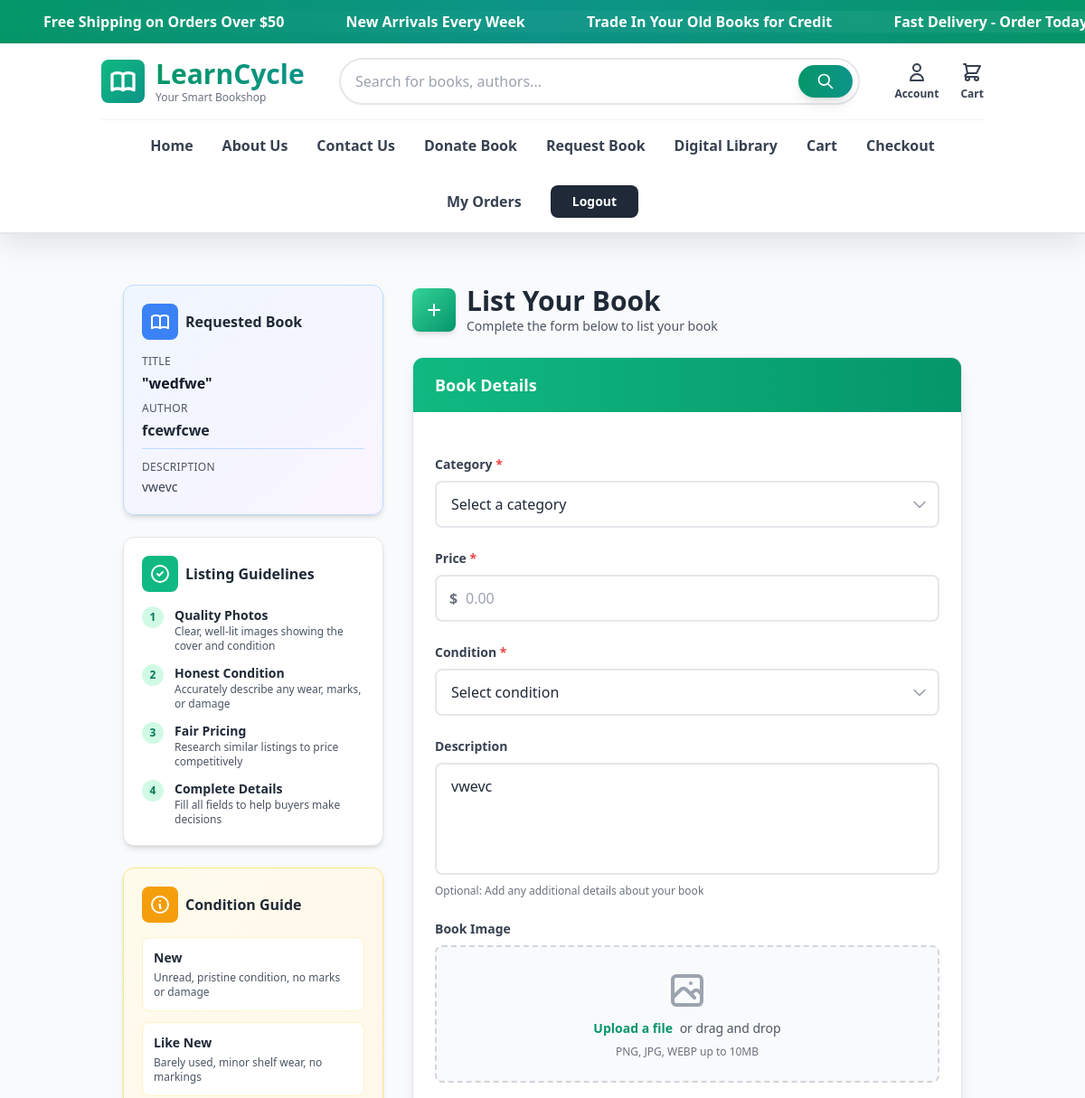
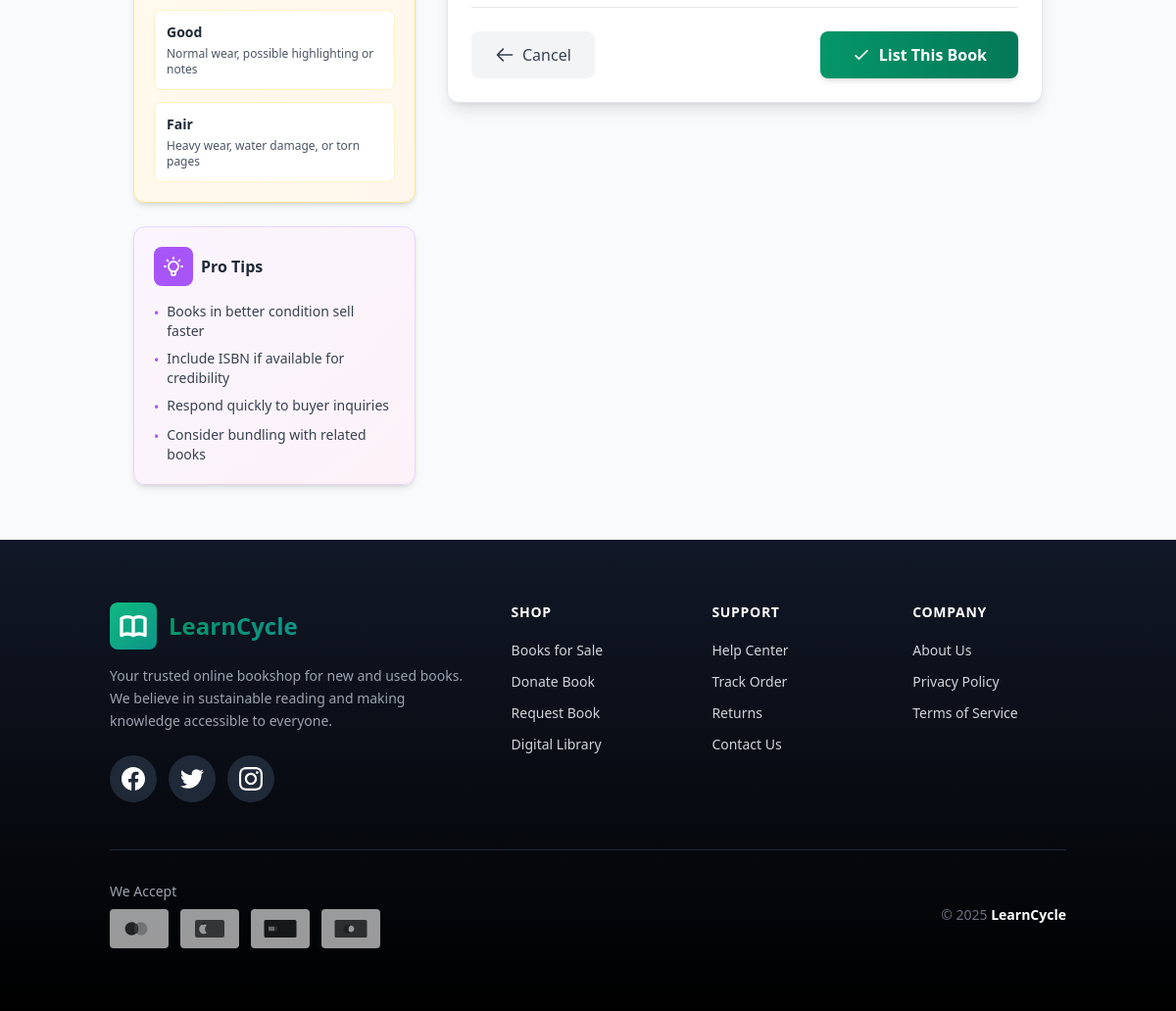
The app's page /sell-for-request/14/ (signed in) with its own data (2 pictures, top to bottom).
### requests/models.py (models this page shows, shortened)
class BookRequest(models.Model):
    user = models.ForeignKey(User, on_delete=models.CASCADE)
    title = models.CharField(max_length=200)
    author = models.CharField(max_length=200)
    description = models.TextField(blank=True)
    category = models.ForeignKey(Category, on_delete=models.SET_NULL, null=True, blank=True)
    is_fulfilled = models.BooleanField(default=False)
    created_at = models.DateTimeField(auto_now_add=True)
    donation = models.ForeignKey(
        Donation,
        on_delete=models.SET_NULL,
        null=True,
        blank=True,
        related_name='requests'
    )
    book = models.ForeignKey(
        Book,
        on_delete=models.SET_NULL,
        null=True,
        blank=True,
        related_name='requested_books'  # ✅ No colon
    )
    matched_book = models.ForeignKey(
        Book,
        on_delete=models.SET_NULL,
        null=True,
        blank=True,
        related_name='matched_requests'  # ✅ No colon
    )
    is_fulfilled = models.BooleanField(default=False)
    created_at = models.DateTimeField(auto_now_add=True)
    reply_message = models.TextField(blank=True, null=True)
    replied_at = models.DateTimeField(null=True, blank=True)

### books/views.py (the view, shortened to what this page needs)
# urls.py: path('sell-for-request/<int:request_id>/', views.sell_book_for_request, name='sell_book_for_request'),
@login_required
def sell_book_for_request(request, request_id):
    book_request = get_object_or_404(BookRequest, id=request_id, is_fulfilled=False)
    categories = Category.objects.all()
    return render(request, 'books/sell_for_request.html', {
        'book_request': book_request,
        'categories': categories
    })

### templates/books/sell_for_request.html (shortened to what this page needs)
{% extends 'base.html' %}
{% block content %}
<div class="max-w-7xl mx-auto p-6">
  <div class="grid grid-cols-1 lg:grid-cols-3 gap-8">
    <div class="lg:col-span-1 space-y-6">
      <div class="bg-gradient-to-br from-blue-50 to-purple-50 border border-blue-200 rounded-xl p-5 shadow-md">
        <div class="flex items-center space-x-2 mb-4">
          <div class="w-10 h-10 bg-blue-500 rounded-lg flex items-center justify-center">
          </div>
          <h3 class="font-bold text-gray-800">Requested Book</h3>
        </div>
        <div class="space-y-2">
          <div>
            <p class="text-xs text-gray-600 uppercase tracking-wide mb-1">Title</p>
            <p class="font-bold text-gray-900">"{{ book_request.title }}"</p>
          </div>
          <div>
            <p class="text-xs text-gray-600 uppercase tracking-wide mb-1">Author</p>
            <p class="font-semibold text-gray-800">{{ book_request.author }}</p>
          </div>
          <div class="pt-3 border-t border-blue-200">
            <p class="text-xs text-gray-600 uppercase tracking-wide mb-1">Description</p>
            <p class="text-sm text-gray-700">{{ book_request.description|truncatewords:20 }}</p>
          </div>
        </div>
      </div>
      <div class="bg-white border border-gray-200 rounded-xl p-5 shadow-md">
        <div class="flex items-center space-x-2 mb-4">
          <div class="w-10 h-10 bg-emerald-500 rounded-lg flex items-center justify-center">
            <svg class="w-6 h-6 text-white" fill="none" stroke="currentColor" viewBox="0 0 24 24">
              <path stroke-linecap="round" stroke-linejoin="round" stroke-width="2" d="M9 12l2 2 4-4m6 2a9 9 0 11-18 0 9 9 0 0118 0z"></path>
            </svg>
          </div>
          <h3 class="font-bold text-gray-800">Listing Guidelines</h3>
        </div>
        <ul class="space-y-3">
          <li class="flex items-start space-x-3">
            <span class="flex-shrink-0 w-6 h-6 bg-emerald-100 text-emerald-700 rounded-full flex items-center justify-center text-xs font-bold">1</span>
            <div>
              <p class="text-sm font-semibold text-gray-800">Quality Photos</p>
              <p class="text-xs text-gray-600">Clear, well-lit images showing the cover and condition</p>
            </div>
          </li>
          <li class="flex items-start space-x-3">
            <span class="flex-shrink-0 w-6 h-6 bg-emerald-100 text-emerald-700 rounded-full flex items-center justify-center text-xs font-bold">2</span>
            <div>
              <p class="text-sm font-semibold text-gray-800">Honest Condition</p>
              <p class="text-xs text-gray-600">Accurately describe any wear, marks, or damage</p>
            </div>
          </li>
          <li class="flex items-start space-x-3">
            <span class="flex-shrink-0 w-6 h-6 bg-emerald-100 text-emerald-700 rounded-full flex items-center justify-center text-xs font-bold">3</span>
            <div>
              <p class="text-sm font-semibold text-gray-800">Fair Pricing</p>
              <p class="text-xs text-gray-600">Research similar listings to price competitively</p>
            </div>
          </li>
          <li class="flex items-start space-x-3">
            <span class="flex-shrink-0 w-6 h-6 bg-emerald-100 text-emerald-700 rounded-full flex items-center justify-center text-xs font-bold">4</span>
            <div>
              <p class="text-sm font-semibold text-gray-800">Complete Details</p>
              <p class="text-xs text-gray-600">Fill all fields to help buyers make decisions</p>
            </div>
          </li>
        </ul>
      </div>
      <div class="bg-gradient-to-br from-amber-50 to-orange-50 border border-amber-200 rounded-xl p-5 shadow-md">
        <div class="flex items-center space-x-2 mb-4">
          <div class="w-10 h-10 bg-amber-500 rounded-lg flex items-center justify-center">
            <svg class="w-6 h-6 text-white" fill="none" stroke="currentColor" viewBox="0 0 24 24">
              <path stroke-linecap="round" stroke-linejoin="round" stroke-width="2" d="M13 16h-1v-4h-1m1-4h.01M21 12a9 9 0 11-18 0 9 9 0 0118 0z"></path>
            </svg>
          </div>
          <h3 class="font-bold text-gray-800">Condition Guide</h3>
        </div>
        <div class="space-y-3">
          <div class="bg-white rounded-lg p-3 border border-amber-100">
            <p class="font-semibold text-sm text-gray-800 mb-1">New</p>
            <p class="text-xs text-gray-600">Unread, pristine condition, no marks or damage</p>
          </div>
          <div class="bg-white rounded-lg p-3 border border-amber-100">
            <p class="font-semibold text-sm text-gray-800 mb-1">Like New</p>
            <p class="text-xs text-gray-600">Barely used, minor shelf wear, no markings</p>
          </div>
          <div class="bg-white rounded-lg p-3 border border-amber-100">
            <p class="font-semibold text-sm text-gray-800 mb-1">Good</p>
            <p class="text-xs text-gray-600">Normal wear, possible highlighting or notes</p>
          </div>
          <div class="bg-white rounded-lg p-3 border border-amber-100">
            <p class="font-semibold text-sm text-gray-800 mb-1">Fair</p>
            <p class="text-xs text-gray-600">Heavy wear, water damage, or torn pages</p>
          </div>
        </div>
      </div>
      <div class="bg-gradient-to-br from-purple-50 to-pink-50 border border-purple-200 rounded-xl p-5 shadow-md">
        <div class="flex items-center space-x-2 mb-4">
          <div class="w-10 h-10 bg-purple-500 rounded-lg flex items-center justify-center">
          </div>
          <h3 class="font-bold text-gray-800">Pro Tips</h3>
        </div>
        <ul class="space-y-2 text-sm text-gray-700">
          <li class="flex items-start space-x-2">
            <span class="text-purple-500 mt-0.5">•</span>
            <span>Books in better condition sell faster</span>
          </li>
          <li class="flex items-start space-x-2">
            <span class="text-purple-500 mt-0.5">•</span>
            <span>Include ISBN if available for credibility</span>
          </li>
          <li class="flex items-start space-x-2">
            <span class="text-purple-500 mt-0.5">•</span>
            <span>Respond quickly to buyer inquiries</span>
          </li>
          <li class="flex items-start space-x-2">
            <span class="text-purple-500 mt-0.5">•</span>
            <span>Consider bundling with related books</span>
          </li>
        </ul>
      </div>
    </div>
    <div class="lg:col-span-2">
      <div class="mb-6">
        <div class="flex items-center space-x-3 mb-2">
          <div class="w-12 h-12 bg-gradient-to-br from-emerald-400 to-emerald-600 rounded-lg flex items-center justify-center shadow-md">
            <svg class="w-6 h-6 text-white" fill="none" stroke="currentColor" viewBox="0 0 24 24">
              <path stroke-linecap="round" stroke-linejoin="round" stroke-width="2" d="M12 6v6m0 0v6m0-6h6m-6 0H6"></path>
            </svg>
          </div>
          <div>
            <h2 class="text-3xl font-bold text-gray-800">List Your Book</h2>
            <p class="text-gray-600 text-sm">Complete the form below to list your book</p>
          </div>
        </div>
      </div>
      <div class="bg-white rounded-xl shadow-lg border border-gray-200 overflow-hidden">
        <div class="bg-gradient-to-r from-emerald-500 to-emerald-600 px-6 py-4">
          <h3 class="text-white font-semibold text-lg">Book Details</h3>
        </div>
        <form method="POST" enctype="multipart/form-data" class="p-6 space-y-6">
          <div class="group">
            <label class="block text-sm font-semibold text-gray-700 mb-2">
              Category
              <span class="text-red-500">*</span>
            </label>
            <div class="relative">
              <select name="category" class="w-full px-4 py-3 border-2 border-gray-200 rounded-lg focus:border-emerald-500 focus:ring-2 focus:ring-emerald-200 transition-all outline-none appearance-none bg-white" required>
                <option value="" disabled selected>Select a category</option>
              </select>
              <div class="absolute inset-y-0 right-0 flex items-center px-3 pointer-events-none">
              </div>
            </div>
          </div>
          <div class="group">
            <label class="block text-sm font-semibold text-gray-700 mb-2">
              Price
              <span class="text-red-500">*</span>
            </label>
            <div class="relative">
              <span class="absolute inset-y-0 left-0 flex items-center pl-4 text-gray-500 font-semibold">$</span>
              <input type="number" step="0.01" name="price" placeholder="0.00" class="w-full pl-8 pr-4 py-3 border-2 border-gray-200 rounded-lg focus:border-emerald-500 focus:ring-2 focus:ring-emerald-200 transition-all outline-none" required>
            </div>
          </div>
          <div class="group">
            <label class="block text-sm font-semibold text-gray-700 mb-2">
              Condition
              <span class="text-red-500">*</span>
            </label>
            <div class="relative">
              <select name="condition" class="w-full px-4 py-3 border-2 border-gray-200 rounded-lg focus:border-emerald-500 focus:ring-2 focus:ring-emerald-200 transition-all outline-none appearance-none bg-white" required>
                <option value="" disabled selected>Select condition</option>
              </select>
              <div class="absolute inset-y-0 right-0 flex items-center px-3 pointer-events-none">
              </div>
            </div>
          </div>
          <div class="group">
            <label class="block text-sm font-semibold text-gray-700 mb-2">
              Description
            </label>
            <textarea name="description" rows="4" placeholder="Describe your book's condition, any special features, or additional details..." class="w-full px-4 py-3 border-2 border-gray-200 rounded-lg focus:border-emerald-500 focus:ring-2 focus:ring-emerald-200 transition-all outline-none resize-none">{{ book_request.description }}</textarea>
            <p class="text-xs text-gray-500 mt-1">Optional: Add any additional details about your book</p>
          </div>
          <div class="group">
            <label class="block text-sm font-semibold text-gray-700 mb-2">
              Book Image
            </label>
            <div class="relative border-2 border-dashed border-gray-300 rounded-lg p-6 text-center hover:border-emerald-400 transition-colors bg-gray-50">
              <div class="space-y-2">
                <div class="text-sm text-gray-600">
                  <label class="relative cursor-pointer rounded-md font-semibold text-emerald-600 hover:text-emerald-700">
                    <span>Upload a file</span>
                  </label>
                  <p class="pl-1 inline">or drag and drop</p>
                </div>
                <p class="text-xs text-gray-500">PNG, JPG, WEBP up to 10MB</p>
              </div>
            </div>
          </div>
          <div class="flex items-center justify-between pt-6 border-t border-gray-200">
            <a href="{% url 'books:seller_dashboard' %}" class="inline-flex items-center space-x-2 px-6 py-3 text-gray-700 bg-gray-100 rounded-lg hover:bg-gray-200 transition-colors font-medium">
              <svg class="w-5 h-5" fill="none" stroke="currentColor" viewBox="0 0 24 24">
                <path stroke-linecap="round" stroke-linejoin="round" stroke-width="2" d="M10 19l-7-7m0 0l7-7m-7 7h18"></path>
              </svg>
              <span>Cancel</span>
            </a>
            <button type="submit" class="inline-flex items-center space-x-2 px-8 py-3 bg-gradient-to-r from-emerald-600 to-emerald-700 text-white rounded-lg hover:from-emerald-700 hover:to-emerald-800 transform hover:scale-105 transition-all duration-200 shadow-md hover:shadow-lg font-semibold">
              <svg class="w-5 h-5" fill="none" stroke="currentColor" viewBox="0 0 24 24">
                <path stroke-linecap="round" stroke-linejoin="round" stroke-width="2" d="M5 13l4 4L19 7"></path>
              </svg>
              <span>List This Book</span>
            </button>
          </div>
        </form>
      </div>
    </div>
  </div>
</div>
{% endblock %}

### records on screen
BookRequest: title "wedfwe", author "fcewfcwe", description "vwevc"
